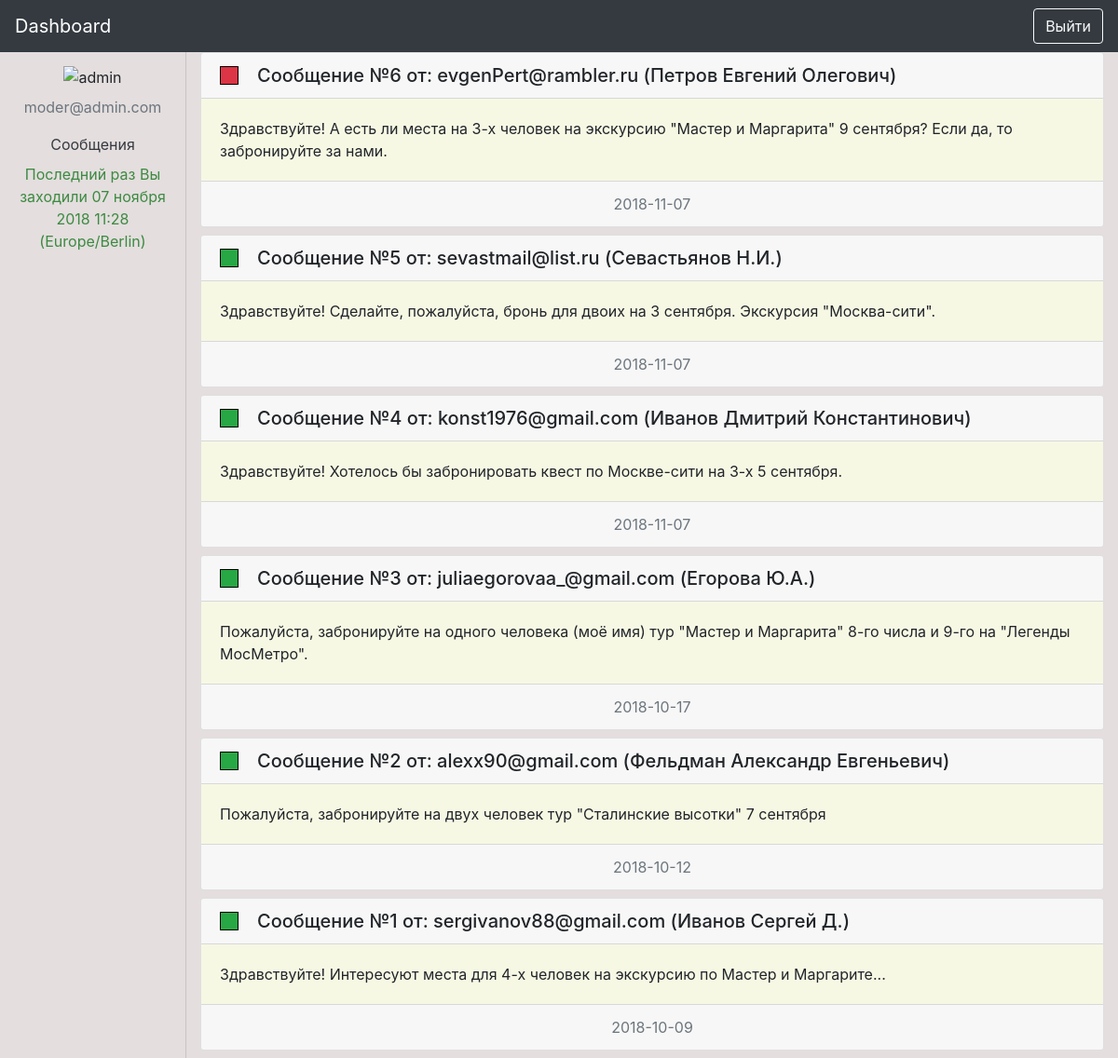
The app's page /backend/admin_page.php (signed in) with its own data.
### tables this page shows
CREATE TABLE `messages` (
  `message_id` int(255) NOT NULL,
  `email` varchar(255) NOT NULL,
  `full_name` varchar(255) NOT NULL,
  `message` text NOT NULL,
  `date_created` date NOT NULL
);

### backend/admin_page.php (the view, shortened to what this page needs)
<?php
$login = $_SESSION['login'];
?>
<!doctype html>
<html lang="en">
  <head>
    <link rel="stylesheet" href="https://stackpath.bootstrapcdn.com/bootstrap/4.1.3/css/bootstrap.min.css">
    <link rel="stylesheet" href="style.css">
  </head>
  <body>
    <nav class="navbar top-fixed navbar-dark bg-dark">
        <a class="navbar-brand" href="#">Dashboard</a>
        <a class="btn btn-outline-light" href="unauth.php" role="button">Выйти</a>
    </nav>
    <div class="container-fluid">
        <div class="row container-fluid-content">
            <div class="d-flex col-12 col-sm-3 col-lg-2 sidebar flex-column text-center">
                <div><img src="admin.png" alt="admin" class="sidebar-icon"></div>
                <div class="navbar-nav navbar-nav-margin">
                    <a class="nav-item nav-link disabled admin-name" href="#"><?= $login?></a>
                    <a class="nav-item nav-link text-dark" href="#">Сообщения</a>
                    <span class="text-light-grey mb-1">
                        <?php
                            include "db.php";
                            $month_name = [
                                'января',
                                'февраля',
                                'марта',
                                'апреля',
                                'мая',
                                'июня',
                                'июля',
                                'августа',
                                'сентября',
                                'октября',
                                'ноября',
                                'декабря',
                            ];
                            $new_last_visit = date("d {$month_name[date('n') - 1]} Y G:i (e)");
                            $query = "SELECT last_visit FROM admins WHERE login='$login'";
                            $result = mysqli_query($link, $query);
                            $result_assoc = mysqli_fetch_assoc($result);
                            if ($result_assoc['last_visit'] == '') {
                                echo 'Вы не посещали ранее эту страницу';
                                $query = "UPDATE admins SET last_visit='$new_last_visit' WHERE login='$login'";
                                mysqli_query($link, $query);
                            } else {
                                echo "Последний раз Вы заходили {$result_assoc['last_visit']}";
                            }
                        ?>
                    </span>
                </div>
            </div>
            <div class="col messages">
                <?php
                    include "db.php";
                    $query = "SELECT * FROM messages;";
                    $result = mysqli_query($link, $query);
                    while ($messages_data = mysqli_fetch_assoc($result)) {
                        $messages[] = $messages_data;
                    }
                    $message_item = [];
                    foreach ($messages as $index => $message) {
                        $message_index = $index + 1;
                        $email = $message['email'];
                        $message_content = $message['message'];
                        $name = $message['full_name'];
                        $date_created = $message['date_created'];
                        $is_read_check = "SELECT login, message FROM is_read WHERE login='$login' AND message='$message_content'";
                        $is_read_check_assoc = mysqli_fetch_assoc(mysqli_query($link, $is_read_check));
                        $sign_color = ($is_read_check_assoc == NULL) ? "bg-danger" : "bg-success";
                        $message_card = "<div class=\"card mb-2\">" . "<h5 class=\"card-header d-flex align-items-center\"><div class=\"sign $sign_color\"></div>Сообщение №" .
                                        "$message_index от: " . "$email ($name)" . "</h5><div class=\"card-body bg-milky\"><p class=\"card-text\">" .
                                        "$message_content" . "</p></div><div class=\"card-footer text-muted text-center\">" . "$date_created" .
                                        "</div></div>";
                        $message_item[] = $message_card;
                        if ($sign_color == "bg-danger") {
                            $query_add_message_status = "INSERT INTO is_read (login, message) VALUES ('$login', '$message_content')";
                            mysqli_query($link, $query_add_message_status);
                        }
                    }
                    for ($index = count($message_item) - 1; $index >= 0; $index--) {
                        echo "$message_item[$index]";
                    }
                ?>
            </div>
        </div>
    </div>
  </body>
</html>

### backend/style.css (style rules this page uses)
body { background: rgba(151, 129, 129, 0.26); }
img { height: 50px; }
.sidebar { border-right: 1px rgb(197, 197, 197) solid; }
.sidebar-icon { margin: 15px 0 0 0; }
.navbar-nav-margin { margin-top: 0; }
.admin-name { cursor: unset; }
.bg-milky { background: rgb(247, 248, 228); }
.card { overflow: auto; }
.sign { height: 20px; width: 20px; border: 1px solid black; margin-right: 20px; }
.text-light-grey { color: rgb(60, 138, 65); }

### records on screen
messages: message_index "6", email "evgenPert@rambler.ru", full_name "Петров Евгений Олегович", message "Здравствуйте! А есть ли места на 3-х человек на экскурсию \"Мастер и Маргарита\" 9 сентября? Если да, то забронируйте за нами.", date_created "2018-11-07"
messages: message_index "5", email "sevastmail@list.ru", full_name "Севастьянов Н.И.", message "Здравствуйте! Сделайте, пожалуйста, бронь для двоих на 3 сентября. Экскурсия \"Москва-сити\".", date_created "2018-11-07"
messages: message_index "4", email "konst1976@gmail.com", full_name "Иванов Дмитрий Константинович", message "Здравствуйте! Хотелось бы забронировать квест по Москве-сити на 3-х 5 сентября.", date_created "2018-11-07"
messages: message_index "3", email "juliaegorovaa_@gmail.com", full_name "Егорова Ю.А.", message "Пожалуйста, забронируйте на одного человека (моё имя) тур \"Мастер и Маргарита\" 8-го числа и 9-го на \"Легенды МосМетро\".", date_created "2018-10-17"
messages: message_index "2", email "alexx90@gmail.com", full_name "Фельдман Александр Евгеньевич", message "Пожалуйста, забронируйте на двух человек тур \"Сталинские высотки\" 7 сентября", date_created "2018-10-12"
messages: message_index "1", email "sergivanov88@gmail.com", full_name "Иванов Сергей Д.", message "Здравствуйте! Интересуют места для 4-х человек на экскурсию по Мастер и Маргарите...", date_created "2018-10-09"

### other values on screen
$login "moder@admin.com"
$result_assoc['last_visit'] "07 ноября 2018 11:28 (Europe/Berlin)"
